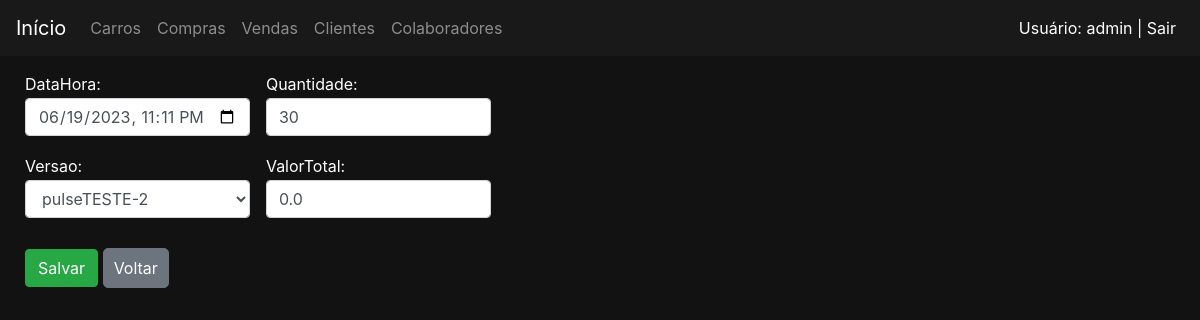
The page /compras/32/editar (signed in) on the database its author committed.
### compras/models.py (models this page shows, shortened)
class Compra(models.Model):
    class Meta:
        permissions = (
            ('permissao_gerente', 'permissao gerente'),
            ('permissao_supervisor', 'permissao supervisor'),
            ('permissao_vendedor', 'permissao vendedor'),
            ('permissao_funcionario', 'permissao todos funcionarios'),
        )
    dataHora = models.DateTimeField()
    versao = models.ForeignKey(Versao, on_delete=models.DO_NOTHING)
    quantidade = models.IntegerField()
    valorTotal = models.FloatField()

### compras/views.py (the view, shortened to what this page needs)
# urls.py: path('<int:pk>/editar', views.CompraEditar.as_view(), name='editar'),
class CompraEditar(RedirectPermissionRequiredMixin, UpdateView):
    model = Compra
    form_class = ComprasModelForm
    template_name = 'compras/compraForm.html'
    permission_required = 'compras.permissao_supervisor'
    success_url = reverse_lazy('compras:listar')
    def get_initial(self):
        initial = super().get_initial()
        objeto = self.get_object()
        initial['dataHora'] = objeto.dataHora.strftime('%Y-%m-%dT%H:%M')
        self.versaoAntesEditar = objeto.versao
        self.quantidadeAntesEditar = objeto.quantidade
        return initial

### compras/forms.py
class ComprasModelForm(forms.ModelForm):
    class Meta:
        model = Compra
        fields = '__all__'
        widgets = {'dataHora':forms.DateTimeInput(attrs={'type':'datetime-local'})}
    def __init__(self, *args, **kwargs):
        super().__init__(*args, **kwargs)
        for field in self.fields:
            self.fields[field].widget.attrs.update({'class':'form-control'})
            self.fields[field].widget.attrs.update({'placeholder':field})

### carros/models.py (called while the page is built)
    def __str__(self):
        return self.nome

### compras/templates/compras/compraForm.html
{% extends 'base.html' %}
{% block 'body' %}
    <div class="container">
        <div class="row">
            <div class="col-md-5">
                <form action="" method="POST">{% csrf_token %}
                    <div class="colunasDuas">
                        {{form.as_p}}
                    </div>
                    <input class="btn btn-success" type="submit" value="Salvar" >
                    <a href="javascript:history.back()" class="btn btn-secondary botao">Voltar</a>
                </form>
            </div>
        </div>
    </div>
{% endblock %}

### templates/base.html (shortened to what this page needs)
{% load static %}
<!doctype html>
<html lang="pt-BR">
  <head>
    <link rel="stylesheet" href="https://cdn.jsdelivr.net/npm/bootstrap@4.6.2/dist/css/bootstrap.min.css">
    <link rel="stylesheet" href=" {% static 'css/css.css' %}">
  </head>
  <body class="fundo">
    <nav class="navbar navbar-expand-lg navbar-dark bg-nav">
      <a class="navbar-brand" href="/">Início</a>
      <div class="collapse navbar-collapse" id="navbarNav">
        <ul class="navbar-nav">
          <li class="nav-item">
            <a class="nav-link" href="{% url 'carros:listar' %}">Carros</a>
          </li>
          <li class="nav-item">
            <a class="nav-link" href=" {% url 'compras:listar' %}">Compras<span class="sr-only">(current)</span></a>
          </li>
          <li class="nav-item">
            <a class="nav-link" href=" {% url 'vendas:listar' %}">Vendas <span class="sr-only">(current)</span></a>
          </li>
          <li class="nav-item">
            <a class="nav-link" href="{% url 'clientes:listar' %}">Clientes</span></a>
          </li>
          <li class="nav-item">
            <a class="nav-link" href="{% url 'colaboradores:listar' %}">Colaboradores</a>
          </li>
        </ul>
        <ul class="navbar-nav ml-auto">
          <li class="nav-item">
            {% if user.is_authenticated %}
              <a class="nav-link" href="{% url 'logout' %}" style="color:white">Usuário: {{ user.get_username }} | Sair</a>
            {% else %}
              <a class="nav-link" href="{% url 'login' %}" style="color:white">Entrar</a>
            {% endif %}
          </li>
        </ul>
      </div>
    </nav>
    {% block 'body' %}{% endblock %}
  </body>
</html>

### templates/static/css/css.css (style rules this page uses)
.fundo { background-color: #121212; color: white; }
.bg-nav { position: fixed; left:0; top: 0; width: 100%; z-index: 9999; background-color: #191919; margin-bottom: 5px; margin-block-end: 10px; }
.container { max-width: 1300px; }
body { margin-top: 30px; padding-top: 30px; margin-left: 10px; }
a { color:white; }
.botao { display: inline-block; padding: 7px 10px; border-radius: 5px; margin-bottom: 4px; margin-right: 4px; margin-top: 4px; }
label { margin-bottom: 2px; margin-top: 2px; }
.colunasDuas { display: block; column-count:2; break-inside: avoid-column; width: 100%; padding-bottom: 5px; margin-bottom: 5px; margin-top: 5px; padding-top: 5px; }
.navbar-nav.ml-auto { margin-right: 0; }

### rows shown on the page
Compra: dataHora "06/19/2023 23:11", versao "pulseTESTE-2", quantidade "30", valorTotal "0.0"

### other values the page prints
{{ user.get_username }} "admin"
